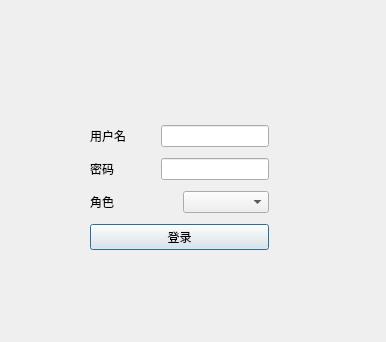
<?xml version="1.0" encoding="UTF-8"?>
<ui version="4.0">
 <class>loginDialog</class>
 <widget class="QDialog" name="loginDialog">
  <property name="geometry">
   <rect>
    <x>0</x>
    <y>0</y>
    <width>386</width>
    <height>342</height>
   </rect>
  </property>
  <property name="windowTitle">
   <string>Dialog</string>
  </property>
  <widget class="QWidget" name="verticalLayoutWidget">
   <property name="geometry">
    <rect>
     <x>90</x>
     <y>120</y>
     <width>179</width>
     <height>135</height>
    </rect>
   </property>
   <layout class="QGridLayout" name="gridLayout">
    <item row="0" column="0">
     <layout class="QHBoxLayout" name="horizontalLayout">
      <item>
       <widget class="QLabel" name="label">
        <property name="text">
         <string>用户名</string>
        </property>
       </widget>
      </item>
      <item alignment="Qt::AlignHCenter">
       <widget class="QLineEdit" name="lineEdit_Login"/>
      </item>
     </layout>
    </item>
    <item row="3" column="0">
     <widget class="QPushButton" name="pB_login">
      <property name="text">
       <string>登录</string>
      </property>
     </widget>
    </item>
    <item row="1" column="0">
     <layout class="QHBoxLayout" name="horizontalLayout_3">
      <item>
       <widget class="QLabel" name="label_3">
        <property name="sizePolicy">
         <sizepolicy hsizetype="Expanding" vsizetype="Preferred">
          <horstretch>0</horstretch>
          <verstretch>0</verstretch>
         </sizepolicy>
        </property>
        <property name="text">
         <string>密码</string>
        </property>
       </widget>
      </item>
      <item>
       <widget class="QLineEdit" name="lineEdit_Pwd_2">
        <property name="echoMode">
         <enum>QLineEdit::Password</enum>
        </property>
       </widget>
      </item>
     </layout>
    </item>
    <item row="2" column="0">
     <layout class="QHBoxLayout" name="horizontalLayout_2">
      <item>
       <widget class="QLabel" name="label_2">
        <property name="sizePolicy">
         <sizepolicy hsizetype="Expanding" vsizetype="Preferred">
          <horstretch>0</horstretch>
          <verstretch>0</verstretch>
         </sizepolicy>
        </property>
        <property name="text">
         <string>角色</string>
        </property>
       </widget>
      </item>
      <item>
       <widget class="QComboBox" name="comboBox_role">
        <property name="sizePolicy">
         <sizepolicy hsizetype="Expanding" vsizetype="Fixed">
          <horstretch>0</horstretch>
          <verstretch>0</verstretch>
         </sizepolicy>
        </property>
       </widget>
      </item>
     </layout>
    </item>
   </layout>
  </widget>
 </widget>
 <resources/>
 <connections/>
</ui>
